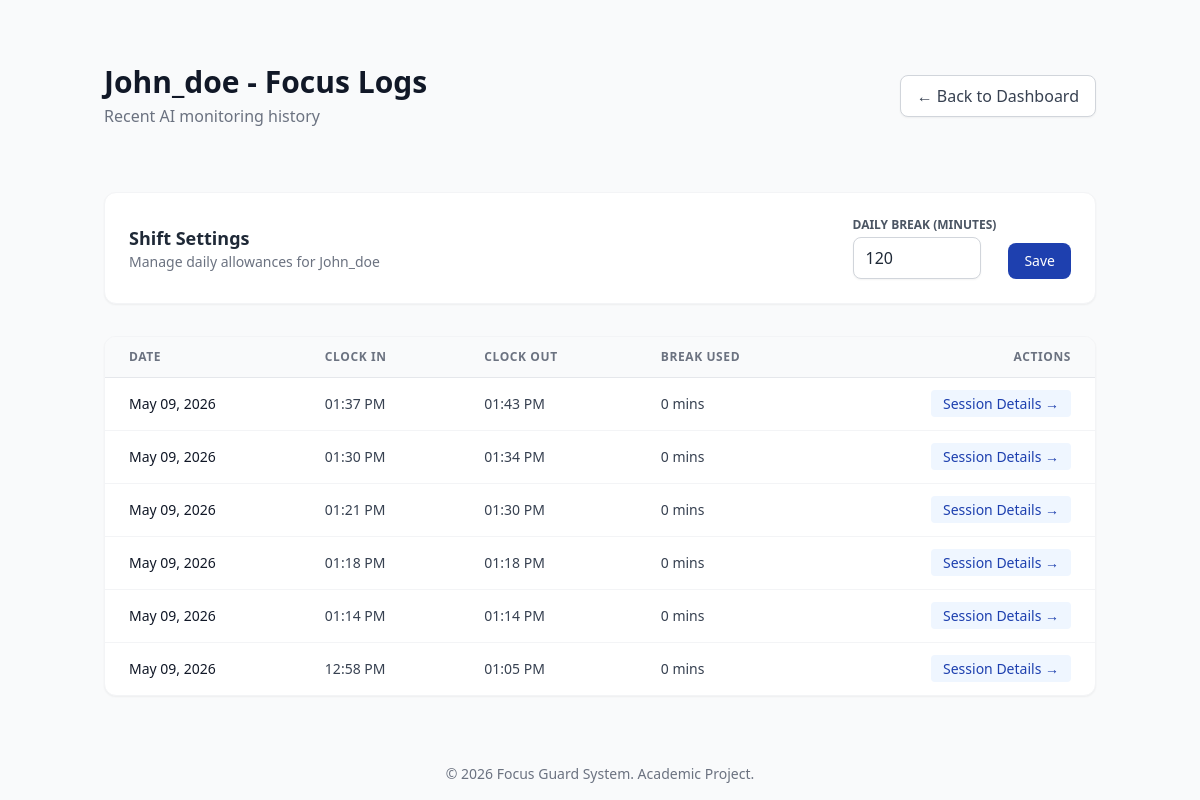
The app's page /admin/employee/2/log (signed in) with its own data.
### app/models.py (models this page shows)
class User(db.Model):
    __tablename__ = 'users'
    id = db.Column(db.Integer, primary_key=True)
    username = db.Column(db.String(50), unique=True, nullable=False)
    email = db.Column(db.String(100), unique=True, nullable=False)
    password_hash = db.Column(db.String(255), nullable=False)
    role = db.Column(db.String(20), default='employee')
    department_id = db.Column(db.Integer, db.ForeignKey('departments.id'), nullable=True)
    created_at = db.Column(db.DateTime, default=datetime.utcnow)
    allowed_break_minutes = db.Column(db.Integer, default=60)
    attendance_records = db.relationship('Attendance', backref='employee', lazy=True)
    focus_logs = db.relationship('FocusLog', backref='employee', lazy=True)

class Attendance(db.Model):
    __tablename__ = 'attendance'
    id = db.Column(db.Integer, primary_key=True)
    user_id = db.Column(db.Integer, db.ForeignKey('users.id'), nullable=False)
    date = db.Column(db.Date, default=datetime.utcnow().date)
    check_in = db.Column(db.DateTime, nullable=True)
    check_out = db.Column(db.DateTime, nullable=True)
    total_hours = db.Column(db.Float, nullable=True)
    is_on_break = db.Column(db.Boolean, default=False)
    break_start_time = db.Column(db.DateTime, nullable=True)
    used_break_seconds = db.Column(db.Integer, default=0)

### app/routes/admin.py (the view)
@admin_bp.route('/employee/<int:emp_id>/log')
def employee_log(emp_id):
    if 'user_id' not in session or session.get('role') != 'admin':
        return redirect(url_for('auth.login'))
    employee = User.query.get_or_404(emp_id)
    sessions = Attendance.query.filter_by(user_id=emp_id).order_by(Attendance.id.desc()).all()
    return render_template('admin/employee_log.html', employee=employee, sessions=sessions)

### app/templates/admin/employee_log.html (shortened to what this page needs)
{% extends 'layout.html' %}
{% block content %}
<div class="w-full max-w-5xl px-4 py-8 self-start mt-8">
    <div class="flex justify-between items-center mb-8">
        <div>
            <h1 class="text-3xl font-bold text-gray-900">{{ employee.username | title }} - Focus Logs</h1>
            <p class="text-gray-500 mt-1">Recent AI monitoring history</p>
        </div>
        <a href="/admin/dashboard" class="bg-white border border-gray-300 text-gray-700 px-4 py-2 rounded-lg shadow-sm hover:bg-gray-50 transition">
            &larr; Back to Dashboard
        </a>
    </div>
    <div class="bg-white p-6 rounded-xl shadow-sm border border-gray-100 mb-8 flex justify-between items-center">
        <div>
            <h2 class="text-lg font-semibold text-gray-800">Shift Settings</h2>
            <p class="text-sm text-gray-500">Manage daily allowances for {{ employee.username | title }}</p>
        </div>
        <form action="/admin/employee/{{ employee.id }}/update-break" method="POST" class="flex items-end space-x-3">
            <div>
                <label for="break_minutes" class="block text-xs font-semibold text-gray-600 uppercase mb-1">Daily Break (Minutes)</label>
                <input type="number" id="break_minutes" name="break_minutes" value="{{ employee.allowed_break_minutes }}" min="0" max="480"
                       class="w-32 px-3 py-2 border border-gray-300 rounded-lg shadow-sm focus:ring-primary focus:border-primary">
            </div>
            <button type="submit" class="bg-primary text-white px-4 py-2 rounded-lg text-sm font-medium hover:bg-blue-800 transition">
                Save
            </button>
        </form>
    </div>
    <div class="bg-white rounded-xl shadow-sm border border-gray-100 overflow-hidden">
        <table class="w-full text-left border-collapse">
            <thead>
                <tr class="text-xs font-semibold text-gray-500 uppercase tracking-wider bg-gray-50">
                    <th class="px-6 py-3 border-b">Date</th>
                    <th class="px-6 py-3 border-b">Clock In</th>
                    <th class="px-6 py-3 border-b">Clock Out</th>
                    <th class="px-6 py-3 border-b">Break Used</th>
                    <th class="px-6 py-3 border-b text-right">Actions</th>
                </tr>
            </thead>
            <tbody class="divide-y divide-gray-100">
                {% for shift in sessions %}
                <tr class="hover:bg-gray-50 transition">
                    <td class="px-6 py-4 whitespace-nowrap text-sm font-medium text-gray-900">
                        {{ shift.date.strftime('%b %d, %Y') }}
                    </td>
                    <td class="px-6 py-4 whitespace-nowrap text-sm text-gray-700">
                        {{ shift.check_in.strftime('%I:%M %p') if shift.check_in else '--' }}
                    </td>
                    <td class="px-6 py-4 whitespace-nowrap text-sm text-gray-700">
                        {% if shift.check_out %}
                            {{ shift.check_out.strftime('%I:%M %p') }}
                        {% else %}
                            <span class="text-green-600 font-medium">Active Now</span>
                        {% endif %}
                    </td>
                    <td class="px-6 py-4 whitespace-nowrap text-sm text-gray-700">
                        {{ (shift.used_break_seconds // 60) }} mins
                    </td>
                    <td class="px-6 py-4 whitespace-nowrap text-right text-sm font-medium">
                        <a href="/admin/employee/{{ employee.id }}/session/{{ shift.id }}" class="text-primary hover:text-blue-900 bg-blue-50 px-3 py-1 rounded">Session Details &rarr;</a>
                    </td>
                </tr>
                {% else %}
                <tr>
                    <td colspan="5" class="px-6 py-4 text-center text-gray-500">No shifts recorded yet.</td>
                </tr>
                {% endfor %}
            </tbody>        </table>
    </div>
</div>
{% endblock %}

### app/templates/layout.html (shortened to what this page needs)
<!DOCTYPE html>
<html lang="en">
<head>
    <script src="https://cdn.tailwindcss.com"></script>
</head>
<body class="bg-gray-50 text-gray-800 font-sans min-h-screen flex flex-col">
    <main class="flex-grow flex items-center justify-center">
        {% block content %}{% endblock %}
    </main>
    <footer class="text-center py-4 text-sm text-gray-500">
        &copy; 2026 Focus Guard System. Academic Project.
    </footer>
</body>
</html>

### records on screen
User: username "John_doe", break_minutes "120"
Attendance: date "May 09, 2026", check_in "01:37 PM", check_out "01:43 PM", used_break_seconds "0"
Attendance: date "May 09, 2026", check_in "01:30 PM", check_out "01:34 PM", used_break_seconds "0"
Attendance: date "May 09, 2026", check_in "01:21 PM", check_out "01:30 PM", used_break_seconds "0"
Attendance: date "May 09, 2026", check_in "01:18 PM", check_out "01:18 PM", used_break_seconds "0"
Attendance: date "May 09, 2026", check_in "01:14 PM", check_out "01:14 PM", used_break_seconds "0"
Attendance: date "May 09, 2026", check_in "12:58 PM", check_out "01:05 PM", used_break_seconds "0"
